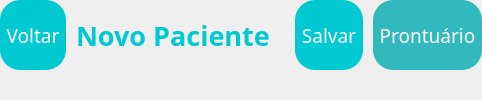
         <widget class="QFrame" name="frame_CabecalhoFotmularios">
          <property name="minimumSize">
           <size>
            <width>0</width>
            <height>0</height>
           </size>
          </property>
          <property name="frameShape">
           <enum>QFrame::NoFrame</enum>
          </property>
          <property name="frameShadow">
           <enum>QFrame::Raised</enum>
          </property>
          <layout class="QHBoxLayout" name="horizontalLayout_8">
           <property name="spacing">
            <number>10</number>
           </property>
           <property name="leftMargin">
            <number>0</number>
           </property>
           <property name="topMargin">
            <number>0</number>
           </property>
           <property name="rightMargin">
            <number>0</number>
           </property>
           <property name="bottomMargin">
            <number>30</number>
           </property>
           <item>
            <widget class="QToolButton" name="btn_VoltarFormulario">
             <property name="sizePolicy">
              <sizepolicy hsizetype="Preferred" vsizetype="Preferred">
               <horstretch>0</horstretch>
               <verstretch>0</verstretch>
              </sizepolicy>
             </property>
             <property name="font">
              <font>
               <family>Tw Cen MT</family>
               <pointsize>14</pointsize>
              </font>
             </property>
             <property name="cursor">
              <cursorShape>PointingHandCursor</cursorShape>
             </property>
             <property name="styleSheet">
              <string notr="true">#btn_VoltarFormulario{
background-color: rgb(0, 201, 210);
border-radius: 20px;
color: White;
}

#btn_VoltarFormulario:hover{
background-color: rgb(0, 123, 127);
border-radius: 20px;
}</string>
             </property>
             <property name="text">
              <string>Voltar</string>
             </property>
             <property name="icon">
              <iconset resource="../Img/Img_Main_/Icons_Img.qrc">
               <normaloff>:/Icons/icon_Voltar.png</normaloff>:/Icons/icon_Voltar.png</iconset>
             </property>
             <property name="iconSize">
              <size>
               <width>40</width>
               <height>45</height>
              </size>
             </property>
             <property name="toolButtonStyle">
              <enum>Qt::ToolButtonTextBesideIcon</enum>
             </property>
            </widget>
           </item>
           <item>
            <widget class="QLabel" name="label_NovoPaciente">
             <property name="font">
              <font>
               <family>Tw Cen MT</family>
               <pointsize>20</pointsize>
               <weight>75</weight>
               <bold>true</bold>
              </font>
             </property>
             <property name="styleSheet">
              <string notr="true">#label_NovoPaciente{
color: rgb(0, 201, 210)
}</string>
             </property>
             <property name="text">
              <string>Novo Paciente</string>
             </property>
            </widget>
           </item>
           <item>
            <spacer name="horizontalSpacer_10">
             <property name="orientation">
              <enum>Qt::Horizontal</enum>
             </property>
             <property name="sizeHint" stdset="0">
              <size>
               <width>15</width>
               <height>20</height>
              </size>
             </property>
            </spacer>
           </item>
           <item>
            <widget class="QToolButton" name="btn_SalvarFormulario">
             <property name="sizePolicy">
              <sizepolicy hsizetype="Preferred" vsizetype="Preferred">
               <horstretch>0</horstretch>
               <verstretch>0</verstretch>
              </sizepolicy>
             </property>
             <property name="font">
              <font>
               <family>Tw Cen MT</family>
               <pointsize>14</pointsize>
              </font>
             </property>
             <property name="cursor">
              <cursorShape>PointingHandCursor</cursorShape>
             </property>
             <property name="styleSheet">
              <string notr="true">#btn_SalvarFormulario{
background-color: rgb(0, 201, 210);
border-radius: 20px;
color: White;
}

#btn_SalvarFormulario:hover{
background-color: rgb(0, 123, 127);
border-radius: 20px;
}</string>
             </property>
             <property name="text">
              <string>Salvar</string>
             </property>
             <property name="icon">
              <iconset resource="../Img/Img_Main_/Icons_Img.qrc">
               <normaloff>:/Icons/icon_Salvar.png</normaloff>:/Icons/icon_Salvar.png</iconset>
             </property>
             <property name="iconSize">
              <size>
               <width>40</width>
               <height>45</height>
              </size>
             </property>
             <property name="toolButtonStyle">
              <enum>Qt::ToolButtonTextBesideIcon</enum>
             </property>
            </widget>
           </item>
           <item>
            <widget class="QToolButton" name="btn_Prontuario">
             <property name="sizePolicy">
              <sizepolicy hsizetype="Preferred" vsizetype="Preferred">
               <horstretch>0</horstretch>
               <verstretch>0</verstretch>
              </sizepolicy>
             </property>
             <property name="font">
              <font>
               <family>Tw Cen MT</family>
               <pointsize>14</pointsize>
              </font>
             </property>
             <property name="cursor">
              <cursorShape>PointingHandCursor</cursorShape>
             </property>
             <property name="styleSheet">
              <string notr="true">#btn_Prontuario{
background-color: rgb(50, 185, 190);
border-radius: 20px;
color: White;
}

#btn_Prontuario:hover{
background-color: rgb(0, 123, 127);
border-radius: 20px;
}</string>
             </property>
             <property name="text">
              <string>Prontuário</string>
             </property>
             <property name="icon">
              <iconset resource="../Img/Img_Main_/Icons_Img.qrc">
               <normaloff>:/Icons/icon_Prontuario.png</normaloff>:/Icons/icon_Prontuario.png</iconset>
             </property>
             <property name="iconSize">
              <size>
               <width>40</width>
               <height>45</height>
              </size>
             </property>
             <property name="toolButtonStyle">
              <enum>Qt::ToolButtonTextBesideIcon</enum>
             </property>
            </widget>
           </item>
          </layout>
         </widget>
